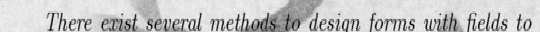
#> input picture OCR/crop_debug/kept_00_Fontfre_Noisec_TR.png_line0.png, 540 x 32 px
$ python -i model.py   (imports and definitions only)
#> lines starting #> are read from the running program, lines starting #| are printed output that depends on the picture; after the words box and inside, x2 and y2 are one past the last pixel; in counts of white or black regions, pixels touching at a corner belong together
#> further down, picture is the input picture: shape (32, 540); min 9, max 241, mean 197.2
"""
model.py
========
CRNN (CNN + BiLSTM) for multi-line OCR with CTC loss.

WHY THE ORIGINAL DESIGN FAILS FOR MULTI-LINE
---------------------------------------------
The naive approach — resize the full image to a fixed height (e.g. H=64)
and collapse height to 1 via pooling — catastrophically compresses WIDTH:

  Original image   520 × 240 px  (landscape, 8 lines of text)
  Resized to H=64: 138 × 64  px
  After CNN (two (2,2) MaxPool): W' = 138 // 4 = 34 time steps

  But 8 lines × ~60 chars/line = ~480 characters.
  CTC requires T ≥ L (strictly).  34 << 480 → training is impossible.

For larger images the situation is worse (480 tall → T=17 steps).

THE CORRECT ARCHITECTURE: Line Segmentation + Per-Line CRNN
------------------------------------------------------------
Step 1  segment_lines()
        Use a horizontal projection profile on the binarised image to find
        the row-ranges that contain text.  Each range → one line crop.

Step 2  Per-line CRNN (this class)
        Each cropped line is resized to a fixed HEIGHT (LINE_H = 32 px).
        Width is kept proportional (~520 px in practice).
        The CNN uses HEIGHT-ONLY pooling so width is never compressed:

          Input  [B, 1, 32, W]
          After five (2,1) MaxPool steps: H: 32→1, W unchanged
          Output [B, 256, 1, W]   → W time steps for CTC

        With W ≈ 520:  T = 520 >> L ≈ 60 chars/line  ✓

Step 3  MultiLineCRNN.forward_image()
        Segments the full image, runs the line CRNN on every line crop,
        concatenates the decoded text with newlines.

This approach:
  • Always satisfies the CTC T ≥ L constraint
  • Requires NO extra annotations (line boxes not needed — projection works)
  • Handles variable numbers of lines naturally
  • Trains on individual line crops → very efficient batching
"""

import cv2
import numpy as np
import torch
import torch.nn as nn
import torch.nn.functional as F
from PIL import Image


# ── Constants ─────────────────────────────────────────────────────────────────
LINE_H = 32          # every line crop is resized to this height
MIN_LINE_H_PX = 8    # discard projection valleys shallower than this


# ── Line segmentation ─────────────────────────────────────────────────────────
def segment_lines(
    gray: np.ndarray,           # H×W uint8 grayscale
    min_line_height: int = MIN_LINE_H_PX,
    padding: int = 3,
    expected_lines: int = 0,    # if >0, merge/split until count matches
) -> list[tuple[int, int]]:
    """
    Return a list of (y_start, y_end) row ranges, one per text line.

    Algorithm
    ---------
    1. Denoise then binarise with Otsu (invert so text = white).
    2. Morphological closing to merge broken characters within a line.
    3. Horizontal projection profile → smooth → threshold.
    4. If expected_lines > 0 and count mismatches, try a range of
       thresholds until the count matches (or return best effort).
    5. Pad bands and clamp to image boundaries.
    """
#> called with min_line_height = 8, padding = 3, expected_lines = 0
    if gray.ndim == 3:
        gray = cv2.cvtColor(gray, cv2.COLOR_BGR2GRAY)

    # Mild denoise before binarisation
    blurred = cv2.GaussianBlur(gray, (3, 3), 0)
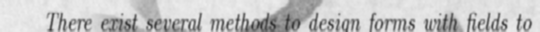
#> blurred: shape (32, 540); min 49, max 238, mean 197

    # Binarise: THRESH_BINARY_INV so text pixels = 255
    _, bw = cv2.threshold(blurred, 0, 255, cv2.THRESH_BINARY_INV + cv2.THRESH_OTSU)
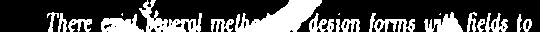
#> bw: shape (32, 540); 29.5% white; 21 white regions (3 under 20 px), largest, box (x1, y1, x2, y2) and area: (235, 0, 322, 32) 1523, (139, 0, 202, 32) 755, (101, 14, 144, 32) 479

    # Morphological closing along the horizontal axis ONLY (width=20, height=1):
    # merges broken chars within a line WITHOUT bridging across inter-line gaps.
    # The old (30,3) kernel was too tall and merged adjacent lines into one band.
    kernel = cv2.getStructuringElement(cv2.MORPH_RECT, (20, 1))
    bw_closed = cv2.morphologyEx(bw, cv2.MORPH_CLOSE, kernel)
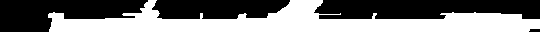
#> bw_closed: shape (32, 540); 47% white; 1 white region, box (x1, y1, x2, y2) and area: (48, 0, 540, 32) 8120

    def _find_bands(bw_img: np.ndarray, threshold_frac: float,
                    smooth: int = 3) -> list[tuple[int, int]]:
        proj = bw_img.sum(axis=1).astype(np.float32)
        if smooth > 1:
            k = np.ones(smooth, dtype=np.float32) / smooth
            proj = np.convolve(proj, k, mode="same")
        thr = proj.max() * threshold_frac
        in_band, bands, y_start = False, [], 0
        for y, val in enumerate(proj):
            if not in_band and val > thr:
                in_band, y_start = True, y
            elif in_band and val <= thr:
                in_band = False
                if (y - y_start) >= min_line_height:
                    bands.append((
                        max(0, y_start - padding),
                        min(bw_img.shape[0], y + padding),
                    ))
        if in_band and (len(proj) - y_start) >= min_line_height:
            bands.append((max(0, y_start - padding), bw_img.shape[0]))
        return bands

    # [45 lines left out: function _split_band_at_valley, not called in this run]

    # ── Search over threshold fractions and smoothing levels ─────────────────
    # Fine-grained fractions (including very small ones) are needed when
    # inter-line gaps have low but non-zero ink density (ascenders/descenders).
    # Smaller smoothing (3 vs old 7) preserves narrow inter-line valleys.
    best_bands: list[tuple[int, int]] = []
    best_delta = 10 ** 9

    fracs   = [0.005, 0.01, 0.02, 0.04, 0.06, 0.08, 0.10, 0.13, 0.16, 0.20]
    smooths = [3, 5]

    for smooth in smooths:
        for frac in fracs:
            for src in [bw_closed, bw]:
                bands = _find_bands(src, frac, smooth)
                if not bands:
                    continue
                if expected_lines > 0:
                    delta = abs(len(bands) - expected_lines)
                    if delta < best_delta:
                        best_delta, best_bands = delta, bands
                    if delta == 0:
                        return bands   # perfect match — stop early
                else:
                    return bands       # no target — first valid result is fine

    # ── Active band-splitting recovery ───────────────────────────────────────
    # If we're still short (typically by 1), split the tallest bands at their
    # weakest internal row — these are almost certainly two merged lines.
    if expected_lines > 0 and best_bands and best_delta > 0:
        deficit = expected_lines - len(best_bands)   # positive → need more bands
        if 0 < deficit <= 3:
            sorted_by_height = sorted(
                range(len(best_bands)),
                key=lambda i: best_bands[i][1] - best_bands[i][0],
                reverse=True,
            )
            candidate_bands = list(best_bands)
            splits_done = 0
            for orig_idx in sorted_by_height:
                if splits_done >= deficit:
                    break
                y0, y1 = candidate_bands[orig_idx]
                avg_h = sum(b[1] - b[0] for b in candidate_bands) / len(candidate_bands)
                if (y1 - y0) < avg_h * 1.3:
                    continue
                new_sub = _split_band_at_valley(bw, y0, y1, n_splits=1)
                if len(new_sub) > 1:
                    candidate_bands[orig_idx : orig_idx + 1] = new_sub
                    splits_done += 1

            if abs(len(candidate_bands) - expected_lines) < best_delta:
                best_bands = candidate_bands
            if len(candidate_bands) == expected_lines:
                return candidate_bands

    bands = best_bands if best_bands else [(0, gray.shape[0])]
    return bands


# ── CNN backbone (HEIGHT-ONLY pooling) ───────────────────────────────────────
class ResBlock(nn.Module):
    # [12 lines left out: functions __init__, forward, not called in this run]


class CNNFE(nn.Module):
    """
    Feature extractor for a SINGLE TEXT LINE.

    Input  : [B, 1, LINE_H, W]   (LINE_H = 32, W varies ~520)
    Output : [B, 256, 1, W]      (height fully collapsed, width preserved)

    Pooling schedule (height × width):
        MaxPool (2,1): 32→16
        MaxPool (2,1): 16→8
        MaxPool (2,1):  8→4
        MaxPool (2,1):  4→2
        Conv    (2,1):  2→1   ← final height collapse
    Width is NEVER pooled, so T = W ≈ 520 for CTC.
    """

    # [44 lines left out: functions __init__, forward, not called in this run]


# ── Per-line CRNN ─────────────────────────────────────────────────────────────
class CRNN(nn.Module):
    """
    Single-line CRNN for CTC training.

    Input  : [B, 1, LINE_H, W]   (line crops, H=32)
    Output : [T, B, vocab+1]     log-probabilities for CTC  (T = W)

    Parameters
    ----------
    vocab_size  : number of character classes (excluding blank)
    lstm_hidden : hidden size per LSTM direction
    lstm_layers : number of stacked BiLSTM layers
    dropout     : applied between LSTM layers and before the head
    """

    # [32 lines left out: functions __init__, forward, not called in this run]


# ── Multi-line wrapper (inference only) ───────────────────────────────────────
# [46 lines that did not run here, left out]


# ── CTC greedy decoder ────────────────────────────────────────────────────────
def ctc_greedy_decode(
    log_probs: torch.Tensor,        # [T, B, V+1]
    idx2char: dict,
    blank_idx: int = 0,
) -> list[str]:
    """Return list of decoded strings for the batch."""
    preds = log_probs.argmax(dim=2).permute(1, 0)   # [B, T]
    results = []
    for seq in preds.cpu().tolist():
        chars = []
        prev  = blank_idx
        for idx in seq:
            if idx != blank_idx and idx != prev:
                chars.append(idx2char.get(idx, ""))
            prev = idx
        results.append("".join(chars))
    return results

>>> import cv2
>>> picture = cv2.imread('crop_debug/kept_00_Fontfre_Noisec_TR.png_line0.png', cv2.IMREAD_GRAYSCALE)
>>> result = segment_lines(picture)
#> result = [(0, 32)]

$ run again, on OCR/crop_debug/kept_01_Fontfre_Noisec_TR.png_line1.png
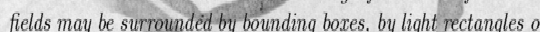
#> input picture OCR/crop_debug/kept_01_Fontfre_Noisec_TR.png_line1.png, 540 x 32 px
#> picture is the input picture: shape (32, 540); min 13, max 244, mean 188.9
#> in segment_lines, `_, bw = cv2.threshold(blurred, 0, 255, cv2.THRESH_BINARY_INV + cv2.THR..`:
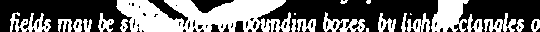
#> bw: shape (32, 540); 42.6% white; 23 white regions (4 under 20 px), largest, box (x1, y1, x2, y2) and area: (116, 0, 291, 32) 3917, (431, 0, 469, 32) 848, (10, 12, 51, 32) 407
#> in segment_lines, `bw_closed = cv2.morphologyEx(bw, cv2.MORPH_CLOSE, kernel)`:
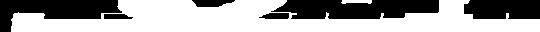
#> bw_closed: shape (32, 540); 62.2% white; 6 black regions, box (x1, y1, x2, y2) and area: (271, 0, 439, 19) 2557, (0, 0, 122, 32) 2109, (464, 0, 540, 19) 1362, (192, 0, 235, 7) 228, (259, 13, 289, 19) 149, (104, 14, 133, 19) 125
#> result = [(0, 32)]

$ run again, on OCR/crop_debug/kept_02_Fontfre_Noisec_TR.png_line2.png
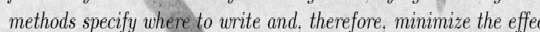
#> input picture OCR/crop_debug/kept_02_Fontfre_Noisec_TR.png_line2.png, 540 x 32 px
#> picture is the input picture: shape (32, 540); min 4, max 246, mean 200.4
#> in segment_lines, `_, bw = cv2.threshold(blurred, 0, 255, cv2.THRESH_BINARY_INV + cv2.THR..`:
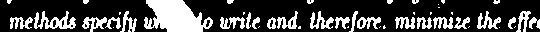
#> bw: shape (32, 540); 27% white; 47 white regions (18 under 20 px), largest, box (x1, y1, x2, y2) and area: (144, 0, 213, 32) 1468, (34, 11, 76, 29) 367, (310, 11, 334, 29) 204
#> in segment_lines, `bw_closed = cv2.morphologyEx(bw, cv2.MORPH_CLOSE, kernel)`:
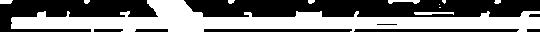
#> bw_closed: shape (32, 540); 46% white; 11 white regions (3 under 20 px), largest, box (x1, y1, x2, y2) and area: (11, 0, 540, 32) 7613, (414, 12, 454, 15) 98, (388, 0, 420, 4) 81
#> result = [(0, 32)]

$ run again, on OCR/crop_debug/kept_03_Fontfre_Noisec_TR.png_line3.png
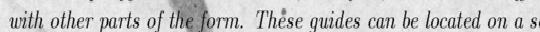
#> input picture OCR/crop_debug/kept_03_Fontfre_Noisec_TR.png_line3.png, 540 x 32 px
#> picture is the input picture: shape (32, 540); min 8, max 242, mean 201.9
#> in segment_lines, `_, bw = cv2.threshold(blurred, 0, 255, cv2.THRESH_BINARY_INV + cv2.THR..`:
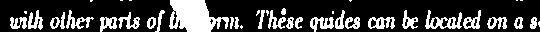
#> bw: shape (32, 540); 24.9% white; 39 white regions (12 under 20 px), largest, box (x1, y1, x2, y2) and area: (169, 0, 229, 32) 1248, (425, 10, 462, 29) 300, (368, 17, 395, 29) 202
#> in segment_lines, `bw_closed = cv2.morphologyEx(bw, cv2.MORPH_CLOSE, kernel)`:
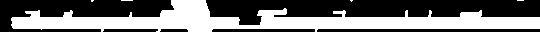
#> bw_closed: shape (32, 540); 43.5% white; 5 white regions (4 under 20 px), largest, box (x1, y1, x2, y2) and area: (11, 0, 540, 32) 7481
#> result = [(0, 32)]
